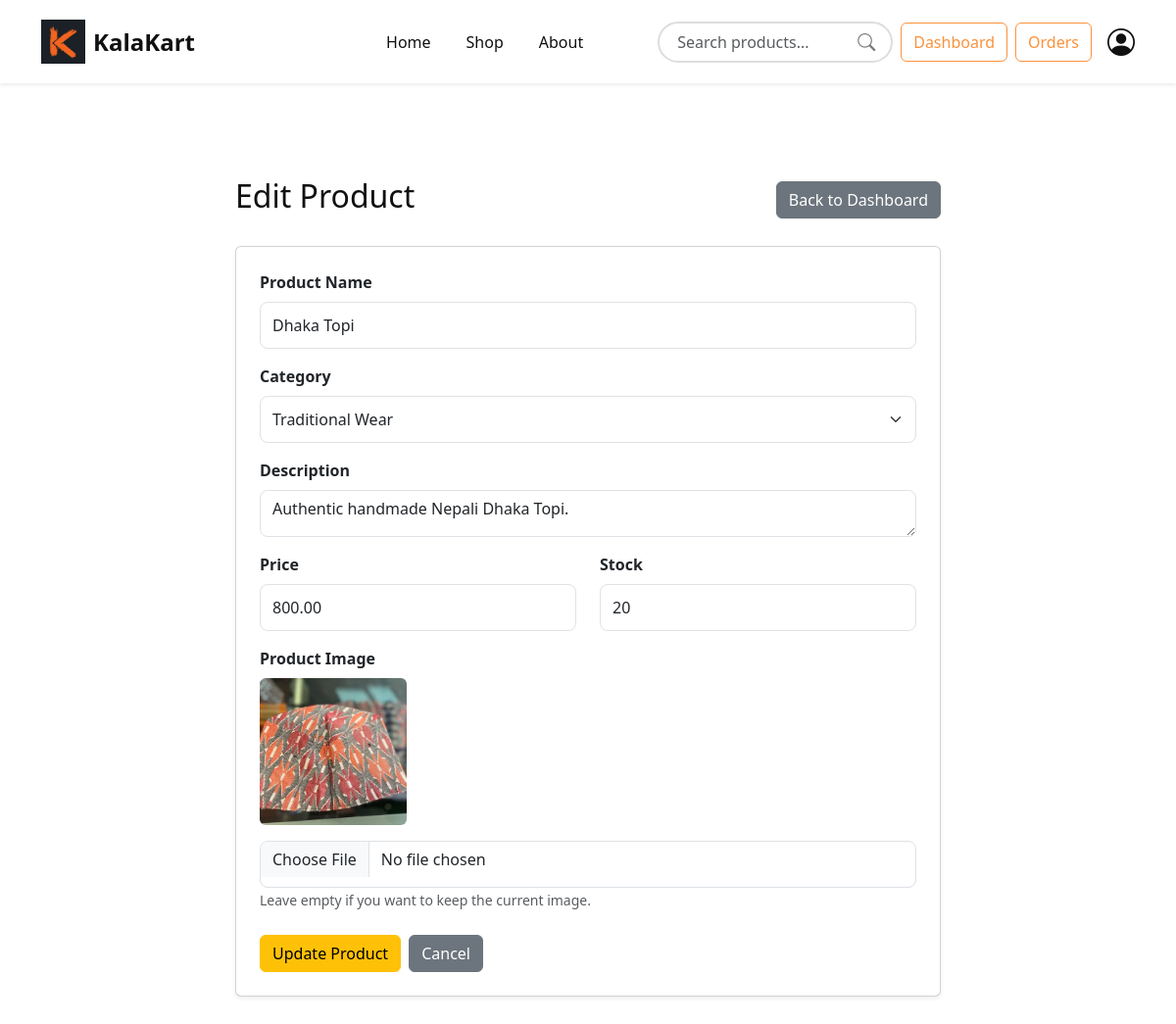
Screenshot of /seller/edit-product/1/ (signed in) with the database file from the repository.
### products/models.py (models this page shows, shortened)
class Product(models.Model):
    CATEGORY_CHOICES = (
        ('Painting', 'Painting'),
        ('Handicraft', 'Handicraft'),
        ('Jewelry', 'Jewelry'),
        ('Pottery', 'Pottery'),
        ('Wooden Art', 'Wooden Art'),
        ('Traditional Wear', 'Traditional Wear'),
    )
    seller = models.ForeignKey(
        CustomUser,
        on_delete=models.CASCADE
    )
    name = models.CharField(max_length=200)
    category = models.CharField(
        max_length=50,
        choices=CATEGORY_CHOICES
    )
    description = models.TextField()
    price = models.DecimalField(
        max_digits=10,
        decimal_places=2
    )
    stock = models.PositiveIntegerField()
    image = models.ImageField(
        upload_to='products/'
    )
    created_at = models.DateTimeField(auto_now_add=True)

### products/views.py (the view, shortened to what this page needs)
@login_required
def EditProductView(request, id):
    if request.user.user_type != "seller":
        messages.error(request, "Only sellers can edit products.")
        return redirect("home")
    product = get_object_or_404(
        Product,
        id=id,
        seller=request.user
    )
    context = {
        "product": product
    }
    return render(
        request,
        "seller/edit_product.html",
        context
    )

### base_app/context_processors.py (called while the page is built)
def cart_count(request):
    if request.user.is_authenticated:
        items = Cart.objects.filter(user=request.user)
        count = sum(item.quantity for item in items)
    else:
        count = 0
    return {
        "cart_count": count
    }

### Template/seller/edit_product.html (shortened to what this page needs)
{% extends 'base.html' %}
{% block content %}
<section class="container py-5">
    <div class="row justify-content-center">
        <div class="col-md-8">
            <div class="d-flex justify-content-between align-items-center mb-4">
                <h2>Edit Product</h2>
                <a href="{% url 'seller-dashboard' %}" class="btn btn-secondary">
                    Back to Dashboard
                </a>
            </div>
            <div class="card shadow-sm">
                <div class="card-body p-4">
                    <form method="POST" enctype="multipart/form-data">
                        <div class="mb-3">
                            <label for="name" class="form-label">
                                Product Name
                            </label>
                            <input
                                type="text"
                                id="name"
                                name="name"
                                class="form-control"
                                value="{{ product.name }}"
                                required
                            >
                        </div>
                        <div class="mb-3">
                            <label for="category" class="form-label">
                                Category
                            </label>
                            <select
                                id="category"
                                name="category"
                                class="form-select"
                                required
                            >
                                <option value="Traditional Wear"
                                    {% if product.category == "Traditional Wear" %}selected{% endif %}>
                                    Traditional Wear
                                </option>
                            </select>
                        </div>
                        <div class="mb-3">
                            <label for="description" class="form-label">
                                Description
                            </label>
                            <textarea
                                id="description"
                                name="description"
                                class="form-control"
                                rows="5"
                                required
                            >{{ product.description }}</textarea>
                        </div>
                        <div class="row">
                            <div class="col-md-6 mb-3">
                                <label for="price" class="form-label">
                                    Price
                                </label>
                                <input
                                    type="number"
                                    id="price"
                                    name="price"
                                    class="form-control"
                                    value="{{ product.price }}"
                                    min="0"
                                    step="0.01"
                                    required
                                >
                            </div>
                            <div class="col-md-6 mb-3">
                                <label for="stock" class="form-label">
                                    Stock
                                </label>
                                <input
                                    type="number"
                                    id="stock"
                                    name="stock"
                                    class="form-control"
                                    value="{{ product.stock }}"
                                    min="0"
                                    required
                                >
                            </div>
                        </div>
                        <div class="mb-4">
                            <label for="image" class="form-label">
                                Product Image
                            </label>
                            {% if product.image %}
                            <div class="mb-3">
                                <img
                                    src="{{ product.image.url }}"
                                    alt="{{ product.name }}"
                                    style="width: 150px; height: 150px; object-fit: cover;"
                                    class="rounded"
                                >
                            </div>
                            {% endif %}
                            <input
                                type="file"
                                id="image"
                                name="image"
                                class="form-control"
                            >
                            <small class="text-muted">
                                Leave empty if you want to keep the current image.
                            </small>
                        </div>
                        <div class="d-flex gap-2">
                            <button
                                type="submit"
                                class="btn btn-warning"
                            >
                                Update Product
                            </button>
                            <a
                                href="{% url 'seller-dashboard' %}"
                                class="btn btn-secondary"
                            >
                                Cancel
                            </a>
                        </div>
                    </form>
                </div>
            </div>
        </div>
    </div>
</section>
{% endblock %}

### Static/css/style.css (style rules this page uses)
:root { --bg-color: #ffffff; --navbar-color: #ffffff; --text-color: #111111; --main-color: #fb923c; }
body { background-color: var(--bg-color); color: var(--text-color); transition: 0.3s; }
.form-control { height: 40px; }
.form-label { font-weight: 600; }
.form-control, .form-select { height: 48px; border-radius: 8px; }

### rows the page displays
Product: name "Dhaka Topi", category "Traditional Wear", description "Authentic handmade Nepali Dhaka Topi.", price "800.00", stock "20", image (picture)
